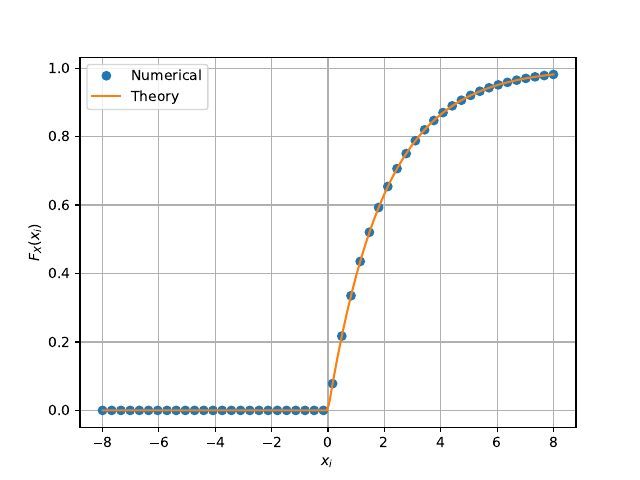

Write the Python code that produced this figure.
import numpy as np
import mpmath as mp
import scipy 
import matplotlib.pyplot as plt

maxrange=50
maxlim=8.0
x=np.linspace(-maxlim,maxlim,maxrange)
x1=np.linspace(-maxlim,maxlim,maxrange*4)
simlen=int(1e6)
err=[]
randvar=np.loadtxt('3.1/V.dat',dtype='double')

for i in range (0,maxrange):
    err_ind=np.nonzero(randvar<x[i])
    err_n=np.size(err_ind)
    err.append(err_n/simlen)

def uni_cdf(x):
    if x<0:
        x=0 # The function is constant so it's value can be taken to be 0
    return 1-np.exp(-x/2)

vec_cdf = np.vectorize(uni_cdf)
plt.plot(x,err,'o')
plt.plot(x1,vec_cdf(x1))
plt.grid()
plt.xlabel('$x_i$')
plt.ylabel('$F_X(x_i)$')
plt.legend(["Numerical","Theory"])
#plt.savefig('3.1/V_cdf.pdf')
plt.show()